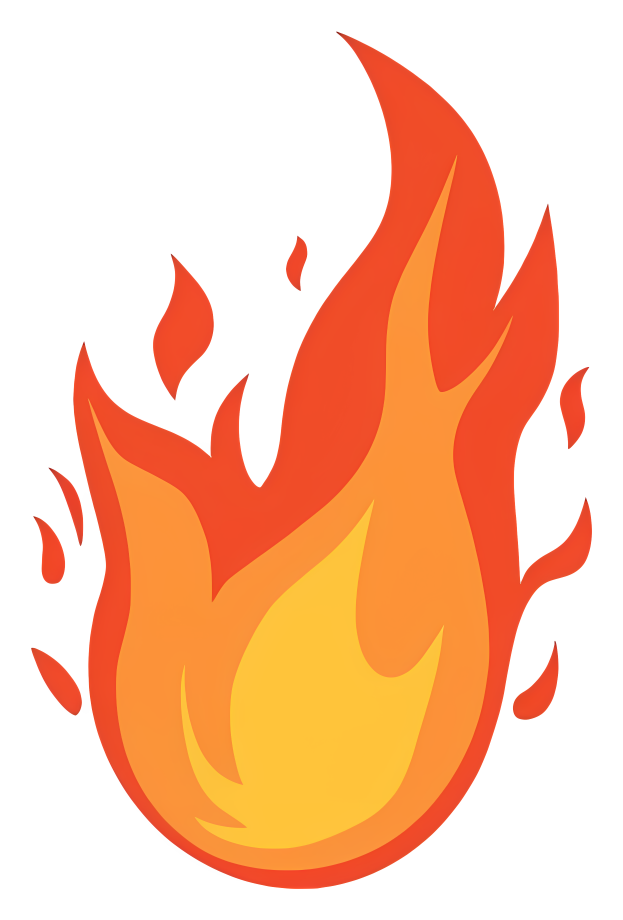
#> input picture assets/particles/flames.png, 2492 x 3680 px (shown at 1/4 size)
$ python -i stage4_render.py   (imports and definitions only)
#> lines starting #> are read from the running program, lines starting #| are printed output that depends on the picture
### config.py
import os
from pathlib import Path
from dotenv import load_dotenv

load_dotenv()

# Dynamic detection of winget-installed shared FFmpeg DLLs for torchcodec on Windows
import platform
if platform.system() == "Windows":
    _local_app_data = os.getenv("LOCALAPPDATA")
    if _local_app_data:
        _winget_dir = Path(_local_app_data) / "Microsoft/WinGet/Packages"
        if _winget_dir.exists():
            for _path in _winget_dir.glob("Gyan.FFmpeg.Shared_*/**/bin"):
                if _path.exists():
                    os.environ["PATH"] = str(_path) + os.pathsep + os.environ.get("PATH", "")
                    try:
                        os.add_dll_directory(str(_path))
                    except AttributeError:
                        pass
                    break

# Project Paths
BASE_DIR = Path(__file__).resolve().parent
ASSETS_DIR = BASE_DIR / "assets"
FONTS_DIR = ASSETS_DIR / "fonts"
BG_DIR = ASSETS_DIR / "backgrounds"
PARTICLES_DIR = ASSETS_DIR / "particles"
OUTPUT_DIR = BASE_DIR / os.getenv("OUTPUT_DIR", "outputs")
TEMP_DIR = BASE_DIR / os.getenv("TEMP_DIR", "temp")

OUTPUT_POSTED = OUTPUT_DIR / "posted"
OUTPUT_TO_POST = OUTPUT_DIR / "to_post"
OUTPUT_POSTED_VIDEO = OUTPUT_POSTED / "video"
OUTPUT_POSTED_SHORTS = OUTPUT_POSTED / "shorts"
OUTPUT_TO_POST_VIDEO = OUTPUT_TO_POST / "video"
OUTPUT_TO_POST_SHORTS = OUTPUT_TO_POST / "shorts"


def ensure_output_dirs() -> None:
    OUTPUT_DIR.mkdir(exist_ok=True)
    for folder in (
        OUTPUT_POSTED_VIDEO,
        OUTPUT_POSTED_SHORTS,
        OUTPUT_TO_POST_VIDEO,
        OUTPUT_TO_POST_SHORTS,
    ):
        folder.mkdir(parents=True, exist_ok=True)
#> further down, picture is the input picture: PIL image 2492x3680 RGBA; mean R, G, B, A 109.5, 53.8, 22.1, 111


# Ensure directories exist
ensure_output_dirs()
TEMP_DIR.mkdir(exist_ok=True)
PARTICLES_DIR.mkdir(exist_ok=True)

# API Keys
TELEGRAM_BOT_TOKEN = os.getenv("TELEGRAM_BOT_TOKEN")
# Expecting a comma-separated list in .env
_chat_ids = os.getenv("TELEGRAM_CHAT_IDS", "")
TELEGRAM_CHAT_IDS = [cid.strip() for cid in _chat_ids.split(",") if cid.strip()]

OPENAI_API_KEY = os.getenv("OPENAI_API_KEY")
YOUTUBE_CLIENT_SECRETS = os.getenv("YOUTUBE_CLIENT_SECRETS", "client_secrets.json")
PEXELS_API_KEY = os.getenv("PEXELS_API_KEY")
PIXABAY_API_KEY = os.getenv("PIXABAY_API_KEY")

# Demucs Settings
DEMUCS_MODEL = os.getenv("DEMUCS_MODEL", "htdemucs_ft")

# 7clouds Style Defaults
FONT_FILE = FONTS_DIR / "edosz.ttf"
FONT_SIZE = 110
ACCENT_COLOR = "#FFD700"  # Gold
TEXT_COLOR = "#FFFFFF"
SHADOW_COLOR = "black"
SHADOW_ALPHA = "0.75"
SHADOWX = 6
SHADOWY = 6
CURRENT_LINE_Y = 440  # legacy fallback
NEXT_LINE_Y_DELTA = 130  # legacy alias for LINE_SPACING
LYRIC_CENTER_Y = 540
LINE_SPACING = 130
PAGE_MAX_LINES = 3
PAGE_TARGET_MAX_S = 10.0
PAGE_HOLD_MAX_S = 1.0
GAP_STRONG_BREAK_S = 1.2
GAP_MEDIUM_BREAK_S = 0.6
GAP_TIGHT_S = 0.4
ANIM_MIN_GAP_S = 0.55
PAGE_LEAD_SLIDE_PX = 18
PAGE_LEAD_ANIM_MIN_S = 0.3
PAGE_LEAD_ANIM_MAX_S = 1.0
PAGE_LEAD_ANIM_RATIO = 1.0
PAGE_FADE_ANIM_MIN_S = 0.25
PAGE_FADE_ANIM_MAX_S = 1.0
PAGE_FADE_ANIM_RATIO = 1.0
PAGE_MIN_LEAD_MS = 700
PAGE_MIN_LEAD_TIGHT_MS = 120
MAX_WIDTH_PX = 1800
FADE_MS = 200
LEAD_IN_MS = 1500
HIGHLIGHT_OFFSET_MS = 150
MAX_LINE_DURATION_MS = 6000
FAST_WORD_DURATION_MS = 350
INTRO_DURATION_SEC = 5.0
HIGHLIGHT_WORDS = os.getenv("HIGHLIGHT_WORDS", "False").lower() == "true"
ENABLE_VISUALIZER = os.getenv("ENABLE_VISUALIZER", "True").lower() == "true"

# Mood background overlays (empty = disabled). See pipeline/color_overlay.py
COLOR_OVERLAY = os.getenv("COLOR_OVERLAY", "").strip().lower()

# YouTube upload (requires client_secrets.json + OAuth token.pickle)
ENABLE_YOUTUBE_UPLOAD = os.getenv("ENABLE_YOUTUBE_UPLOAD", "False").lower() == "true"

### pipeline/stage4_render.py
import json
import subprocess
import shutil
import sys
from pathlib import Path
from PIL import Image, ImageDraw, ImageFont
import config
from pipeline.color_overlay import apply_overlay, resolve_overlay
from pipeline.output_paths import to_post_video_path

# Add project root to path for package imports
_root = Path(__file__).resolve().parent.parent
if str(_root) not in sys.path:
    sys.path.insert(0, str(_root))

_UNSET = object()

# ── Font helpers ──────────────────────────────────────────────────────────────
_pil_fonts = {}

# [86 lines left out: functions _measure_width, _get_scaled_font_size, _clean_and_align_timestamps, _gap_break_strength, not called in this run]


def _line_gap_sec(prev_line: dict, next_line: dict) -> float:
    return max(0.0, next_line["start_sec"] - prev_line["end_sec"])


def _word_gap_ms(prev_word: dict, next_word: dict) -> int:
    return max(0, next_word["start_ms"] - prev_word["end_ms"])


# [141 lines left out: functions _measure_words_width, _best_split_index, _finalize_line, _group_into_lines, _pack_pages, _lead_anim_duration and 1 more, not called in this run]


def _min_lead_before_first_word(page: dict) -> float:
    ms = config.PAGE_MIN_LEAD_MS if page.get("animate") else config.PAGE_MIN_LEAD_TIGHT_MS
    return ms / 1000.0


# [196 lines left out: functions _apply_page_anim_flags, _incoming_gap_s, _trim_prev_for_tight_next, _enforce_first_word_lead, _compute_page_timing, _build_pages and 3 more, not called in this run]

def _crop_and_resize(img: Image.Image, target_w: int = 1920, target_h: int = 1080) -> Image.Image:
#> called with target_w = 1920, target_h = 1080
    target_ratio = target_w / target_h
    w, h = img.size
#> w = 2492; h = 3680
    img_ratio = w / h
#> img_ratio = 0.677

    if img_ratio > target_ratio:
        # Image is wider: crop sides
        new_w = int(target_ratio * h)
        left = (w - new_w) // 2
        img = img.crop((left, 0, left + new_w, h))
    elif img_ratio < target_ratio:
        # Image is taller: crop top/bottom
        new_h = int(w / target_ratio)
#> new_h = 1401
        top = (h - new_h) // 2
#> top = 1139
        img = img.crop((0, top, w, top + new_h))
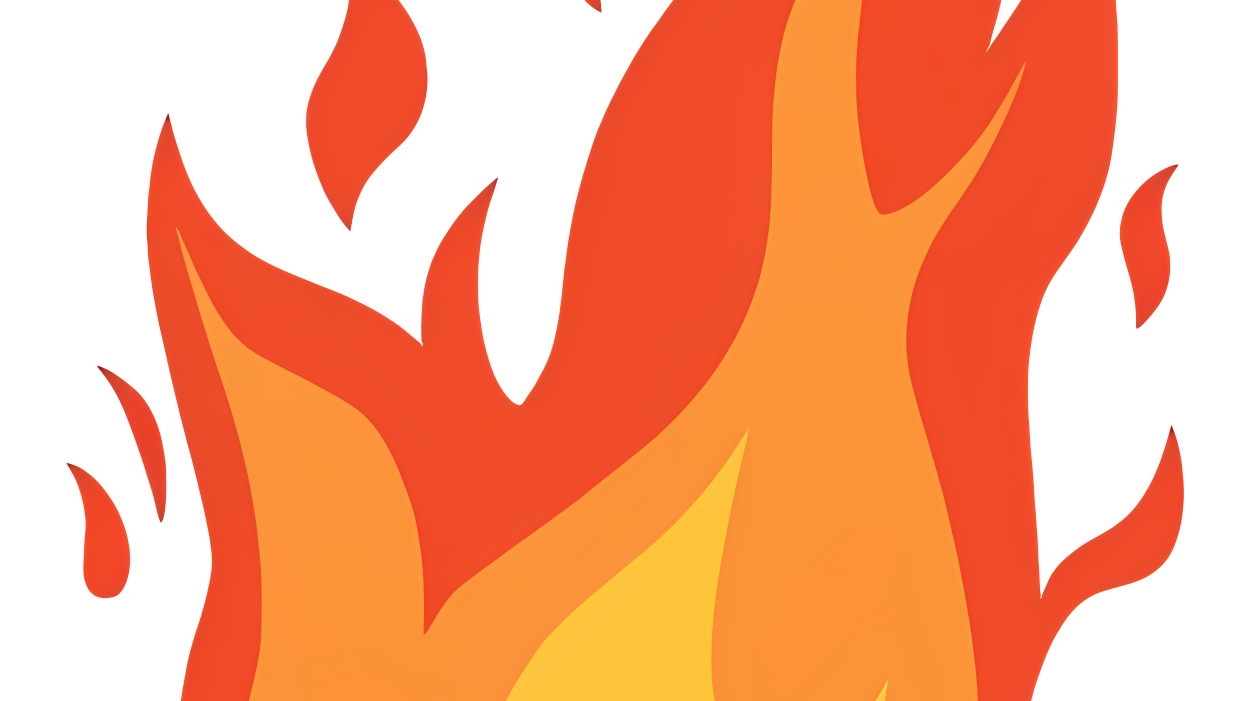
#> img: PIL image 2492x1401 RGBA (shown at 1/2 size); mean R, G, B, A 154.6, 68.4, 30.2, 157.7; transparent parts drawn white

    return img.resize((target_w, target_h), Image.Resampling.LANCZOS)


# [315 lines left out: functions _apply_color_overlay, _generate_base_background, _wrap_text, _build_filters, run, not called in this run]

>>> from PIL import Image
>>> picture = Image.open('../assets/particles/flames.png')
>>> result = _crop_and_resize(picture)
